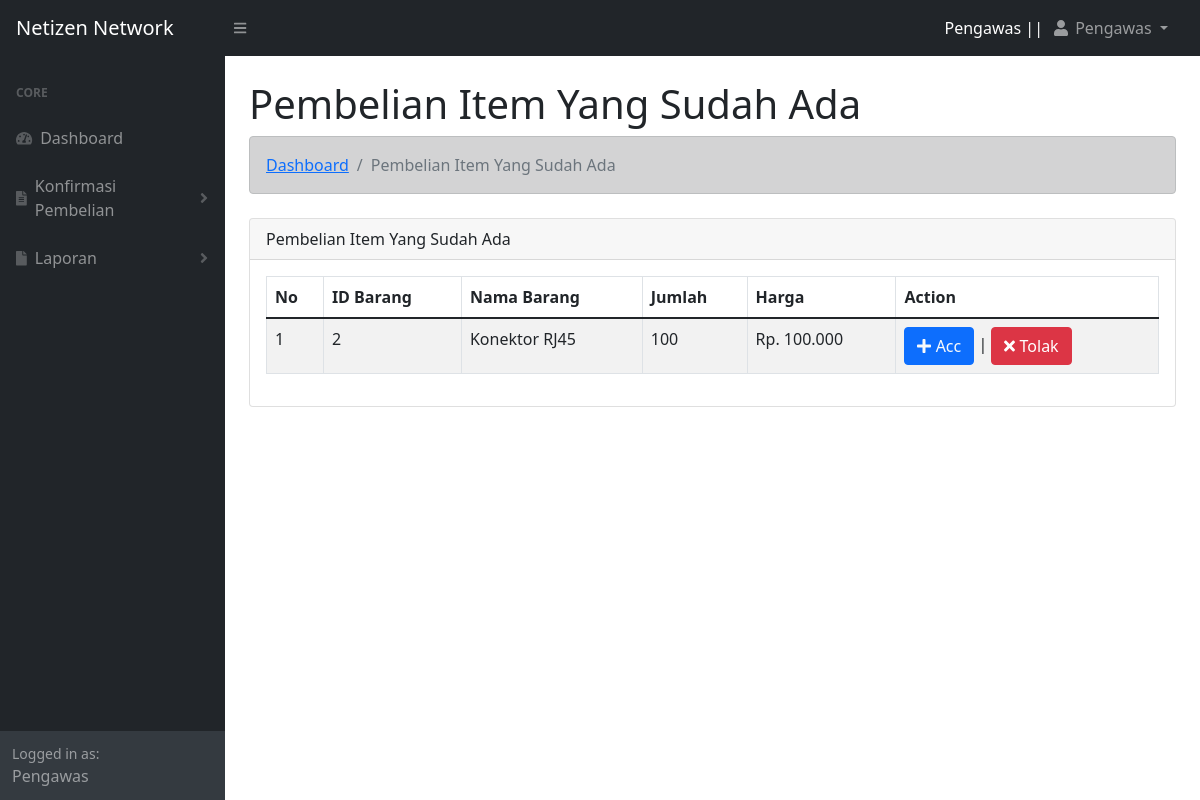
/manajer/pembelian_item_lama.php (signed in), run on the app's committed database.
### tables this page shows
CREATE TABLE `tbl_karyawan` (
  `id_karyawan` int(11) NOT NULL,
  `nik` varchar(15) NOT NULL,
  `nama_karyawan` varchar(50) NOT NULL,
  `jenis_kelamin` varchar(10) NOT NULL,
  `alamat` text NOT NULL
);

CREATE TABLE `tbl_user` (
  `id_user` int(11) NOT NULL,
  `nik` varchar(15) NOT NULL,
  `username` varchar(30) NOT NULL,
  `password` varchar(30) NOT NULL,
  `level` varchar(15) NOT NULL
);

CREATE TABLE `tbl_pembelian` (
  `id_pembelian` int(11) NOT NULL,
  `nik` varchar(15) NOT NULL,
  `id_barang` int(11) NOT NULL,
  `jenis_pembelian` varchar(15) NOT NULL,
  `qty` int(5) NOT NULL,
  `harga` int(10) NOT NULL,
  `tanggal_pembelian` date NOT NULL,
  `keterangan` text NOT NULL,
  `status` int(1) NOT NULL
);

CREATE TABLE `tbl_barang` (
  `id_barang` int(11) NOT NULL,
  `nama_barang` varchar(20) NOT NULL,
  `stok` int(5) NOT NULL,
  `sisa_stok` int(10) NOT NULL
);

### functions.php (called while the page is built, shortened)
<?php
$koneksi = mysqli_connect("localhost","root","","webmanagement");
function query($query){
    global $koneksi;
    $result = mysqli_query($koneksi, $query);
    $rows = [];
    while ($row = mysqli_fetch_assoc($result)){
        $rows[] = $row;
    }
    return $rows;
}
?>

### manajer/pembelian_item_lama.php (the view, shortened to what this page needs)
<?php
    $nik = $_SESSION["nik"];
    require '../functions.php';
    $pembelian = query("SELECT * from tbl_pembelian inner join tbl_barang on tbl_pembelian.id_barang = tbl_barang.id_barang
                                                    inner join tbl_karyawan on tbl_pembelian.nik = tbl_karyawan.nik
                        where jenis_pembelian = 'Barang Lama' and tbl_pembelian.status = 0");
?>
<!DOCTYPE html>
<html lang="en">
<head>
    <?php include "view/head.php";?>
</head>
<body class="sb-nav-fixed">
    <?php
        include "view/navbar.php";
        include "view/sidebar.php";
    ?>
    <div id="layoutSidenav_content">
        <main>
            <div class="container-fluid px-4">
                <h1 class="mt-4">Pembelian Item Yang Sudah Ada</h1>
                <ol class="breadcrumb alert alert-dark mb-4">
                    <li class="breadcrumb-item"><a href="index.php"> Dashboard </a></li>
                    <li class="breadcrumb-item active">Pembelian Item Yang Sudah Ada</li>
                </ol>
                <div class="row">
                    <div class="col">
                        <div class="card mb-4">
                            <div class="card-header">
                                Pembelian Item Yang Sudah Ada
                            </div>
                            <div class="card-body">
                                <table class="table table-striped table-bordered" id="tabel">
                                    <thead>
                                        <th>No</th>
                                        <th>ID Barang</th>
                                        <th>Nama Barang</th>
                                        <th>Jumlah</th>
                                        <th>Harga</th>
                                        <th>Action</th>
                                    </thead>
                                    <tbody>
                                    <?php $i = 1; foreach($pembelian as $row):?>
                                            <tr>
                                                <td><?=$i;?></td>
                                                <td><?=$row["nik"];?></td>
                                                <td><?=$row["nama_barang"];?></td>
                                                <td><?=$row["qty"];?></td>
                                                <td>Rp. <?= number_format($row["harga"],0,',','.');?></td>
                                                <td>
                                                    <button class="btn btn-primary"><a class="text-decoration-none text-light" href="acc.php?setuju_pembelian=<?=$row["id_pembelian"];?>"><i class="fas fa-plus"></i> Acc </a> </button> |
                                                    <button class="btn btn-danger" onclick="return confirm('Tolak pembelian?')"><a class="text-decoration-none text-white" href="acc.php?tolak_pembelian_lama=<?=$row["id_pembelian"];?>"><i class="fas fa-times"></i> Tolak </a></button>
                                                </td>
                                            </tr>
                                        <?php $i++; endforeach;?>
                                    </tbody>
                                </table>
                            </div>
                        </div>
                    </div>
                </div>
            </div>
        </main>
    </div>
</body>
</html>

### manajer/view/navbar.php (shortened to what this page needs)
<?php
$user = query("SELECT * from tbl_karyawan inner join tbl_user on tbl_karyawan.nik = tbl_user.nik where tbl_karyawan.nik = '$nik'")[0];
?>
<nav class="sb-topnav navbar navbar-expand navbar-dark bg-dark">
    <a class="navbar-brand ps-3" href="index.html">Netizen Network</a>
    <button class="btn btn-link btn-sm order-1 order-lg-0 me-4 me-lg-0" id="sidebarToggle" href="#!"><i class="fas fa-bars"></i></button>
    <ul class="navbar-nav ms-auto ms-md-0 me-3 me-lg-4">
        <li class="nav-item pt-2 text-white"><?= $user["level"];?> || </li>
        <li class="nav-item dropdown">
            <a class="nav-link dropdown-toggle" id="navbarDropdown" href="#" role="button" data-bs-toggle="dropdown" aria-expanded="false"><i class="fas fa-user fa-fw"></i> <?= $user["nama_karyawan"];?> </a>
        </li>
    </ul>
</nav>

### data on the page
tbl_karyawan: tbl_user.level "Pengawas", nama_karyawan "Pengawas"
tbl_pembelian: tbl_karyawan.nik "2", id_barang.nama_barang "Konektor RJ45", qty "100", harga "100.000"

### other printed values
$level "Pengawas"
